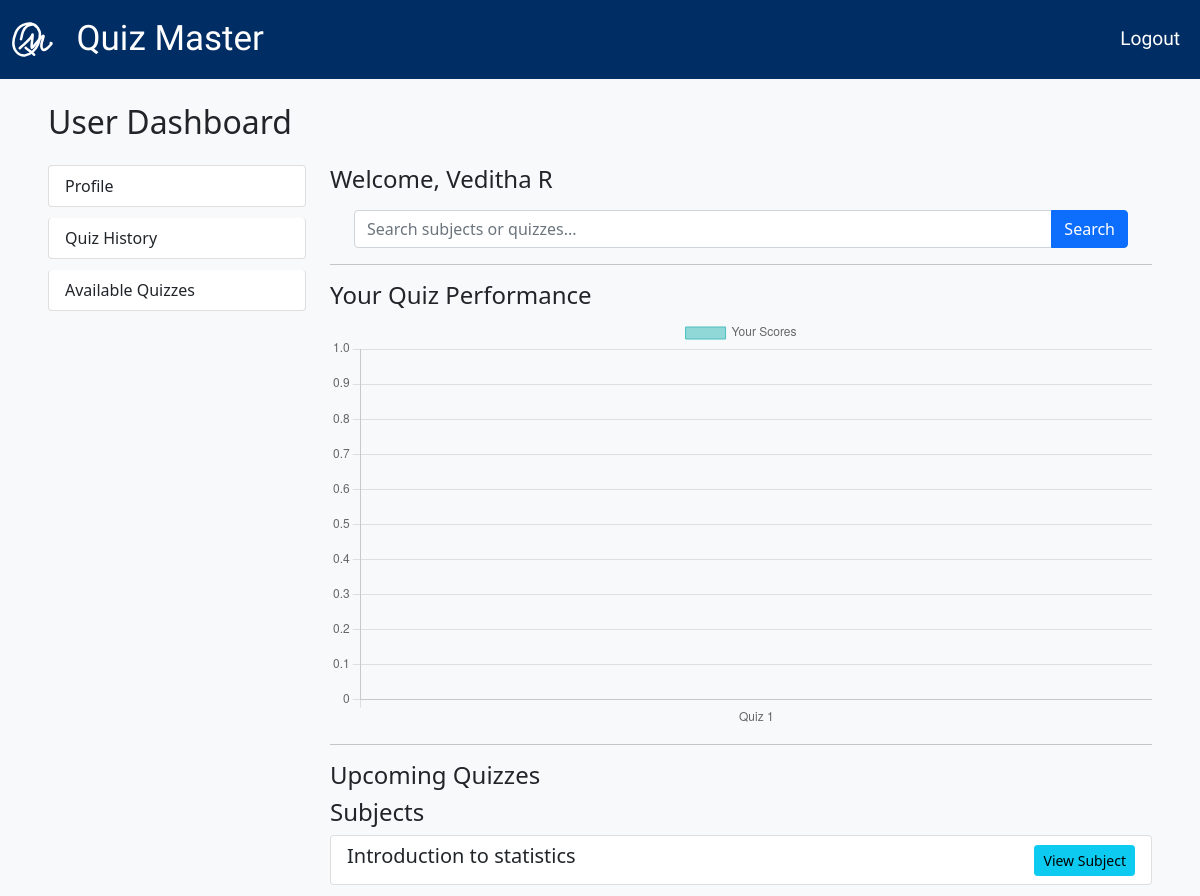
The app's page /user/dashboard (signed in), older data.
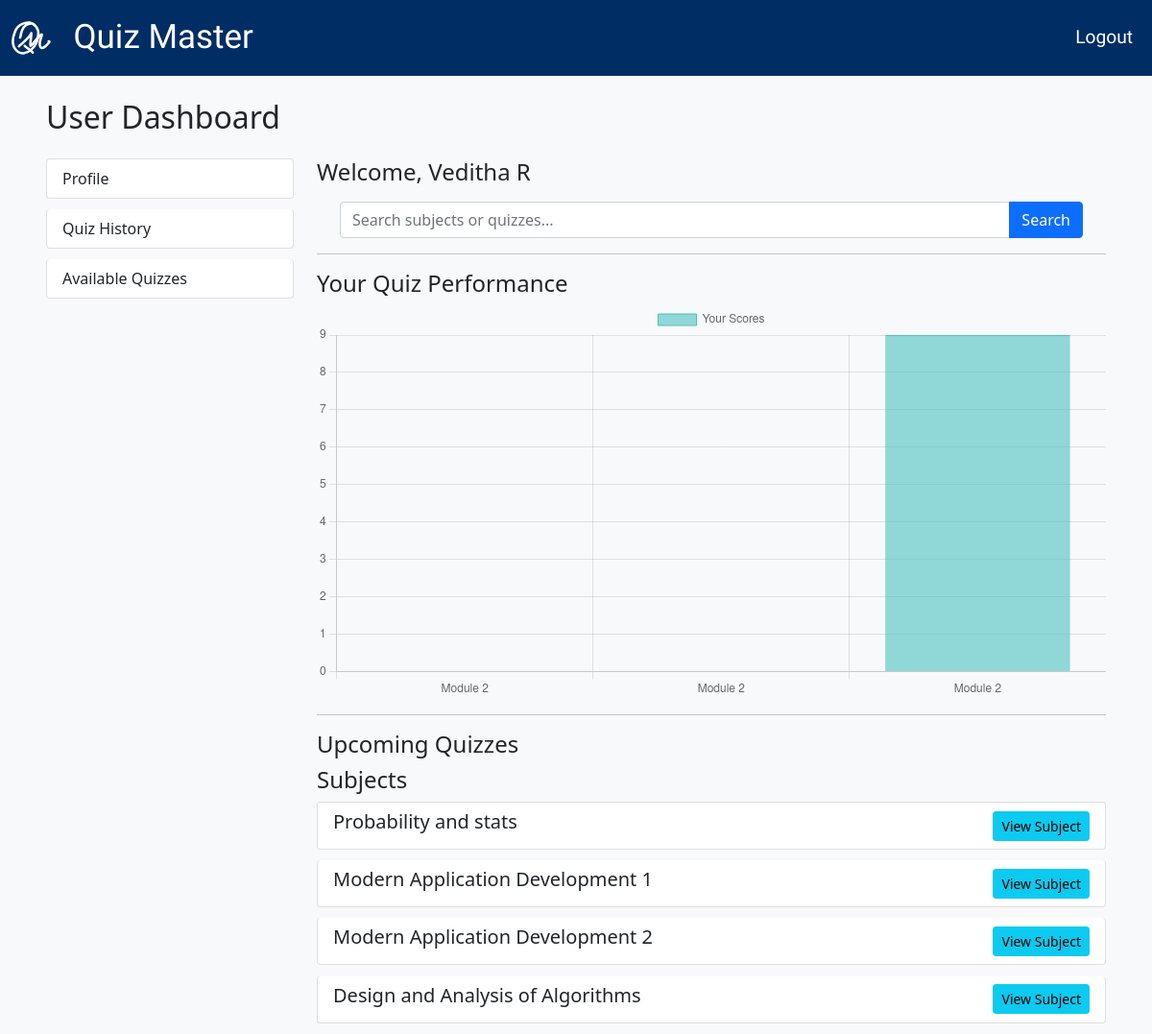
The same page, newer data.
### app.py (models this page shows)
class Subject(db.Model):
    __tablename__ = 'subject'
    subject_id = db.Column(db.Integer, primary_key=True)
    name = db.Column(db.String(100), unique=True, nullable=False)
    description = db.Column(db.Text)
    chapters = db.relationship('Chapters', backref='subject', lazy=True, cascade='all, delete-orphan')

### app.py (the view)
@app.route('/user/dashboard')
@login_required
def user_dashboard():
    user = Users.query.get(session['user_id'])
    subjects = Subject.query.all()
    quizzes = Quiz.query.filter(Quiz.date_of_quiz >= datetime.now()).order_by(Quiz.date_of_quiz).all()
    scores = Scores.query.filter_by(user_id=user.user_id).all()
    quiz_names = [s.quiz.name for s in scores]
    quiz_scores = [s.total_scored for s in scores]
    return render_template(
        'user_dashboard.html',
        user=user,
        subjects=subjects,
        quizzes=quizzes,
        quiz_names=quiz_names,
        quiz_scores=quiz_scores
    )

### app.py (called while the page is built)
def login_required(f):
    @wraps(f)
    def decorated(*args, **kwargs):
        if 'user_id' not in session:
            if request.endpoint in ["login", "register"]:
                return f(*args, **kwargs)
            return redirect(url_for('login'))
        return f(*args, **kwargs)
    return decorated

### templates/user_dashboard.html (shortened to what this page needs)
{% extends "base.html" %}
{% block content %}
<div class="container mt-4">
    <h2 class="mb-4">User Dashboard</h2>
    <div class="row">
        <div class="col-md-3">
            <div class="list-group">
                <a href="{{ url_for('user_profile', user_id=user.user_id) }}" class="list-group-item list-group-item-action">Profile</a>
                <a href="{{ url_for('user_quizzes') }}" class="list-group-item list-group-item-action">Quiz History</a>
                <a href="{{ url_for('available_quizzes') }}" class="list-group-item list-group-item-action">Available Quizzes</a>
            </div>
        </div>
        <div class="col-md-9">
            <h4>Welcome, {{ user.fullname }}</h4>
            <div class="container mt-3">
                <form action="{{ url_for('user_search') }}" method="GET" class="mb-3">
                    <div class="input-group">
                        <input type="text" name="q" class="form-control" placeholder="Search subjects or quizzes..." required>
                        <button type="submit" class="btn btn-primary">Search</button>
                    </div>
                </form>
            </div>
            <hr>
            <h4>Your Quiz Performance</h4>
            <canvas id="quizPerformanceChart"></canvas>
            <script>
                document.addEventListener("DOMContentLoaded", function () {
                    let ctx = document.getElementById('quizPerformanceChart').getContext('2d');
                    let quizLabels = {{ quiz_names | tojson }};
                    let quizScores = {{ quiz_scores | tojson }};
                    new Chart(ctx, {
                        type: 'bar',
                        data: {
                            labels: quizLabels,
                            datasets: [{
                                label: 'Your Scores',
                                data: quizScores,
                                backgroundColor: 'rgba(75, 192, 192, 0.6)',
                                borderColor: 'rgba(75, 192, 192, 1)',
                                borderWidth: 1
                            }]
                        },
                        options: {
                            scales: {
                                y: { beginAtZero: true }
                            }
                        }
                    });
                });
            </script>
            <hr>
            <h4>Upcoming Quizzes</h4>
            <h4>Subjects</h4>
            <div class="list-group">
                {% for subject in subjects %}
                <div class="list-group-item">
                    <div class="d-flex justify-content-between align-items-center">
                        <div>
                            <h5>{{ subject.name }}</h5>
                        </div>
                        <div>
                            <a href="{{ url_for('subject_page', subject_id=subject.subject_id) }}" class="btn btn-info btn-sm">View Subject</a>
                        </div>
                    </div>
                </div>
                {% endfor %}
            </div>
        </div>
    </div>
</div>
{% endblock %}

Row changes from the older to the newer data that the page shows:
removed Subject: name "Introduction to statistics"
added Subject: name "Probability and stats"
added Subject: name "Modern Application Development 1"
added Subject: name "Modern Application Development 2"
added Subject: name "Design and Analysis of Algorithms"
Text that changed along with them:
chart data {{ quiz_names | tojson }}: ["Quiz 1"] → ["Module 2", "Module 2", "Module 2"]
chart data {{ quiz_scores | tojson }}: [0] → [0, 0, 9]
